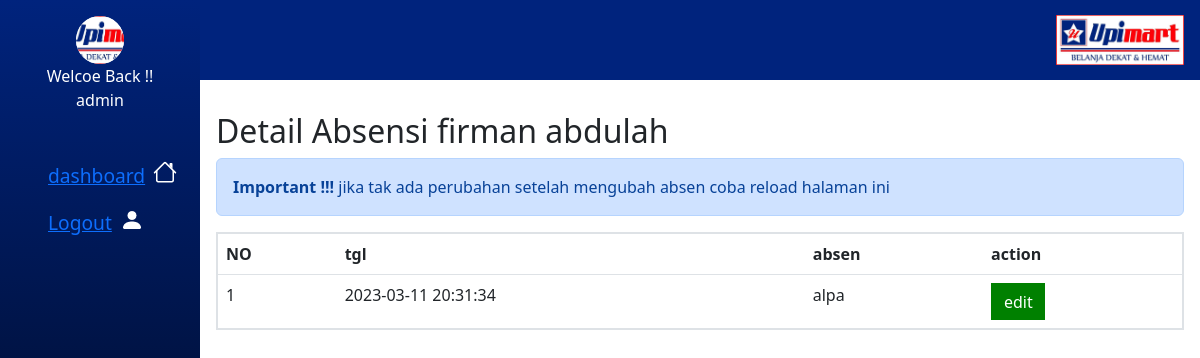
The app's page /detail_absen.php?karyawan=21&nama=firman abdulah (signed in) with its own data.
### tables this page shows
CREATE TABLE IF NOT EXISTS `karyawan` (
  `id_karyawan` int(200) NOT NULL AUTO_INCREMENT,
  `nama` varchar(200) NOT NULL,
  `hp` varchar(12) NOT NULL,
  `alamat` text DEFAULT NULL,
  `shif` varchar(20) DEFAULT NULL,
  `pic` varchar(200) DEFAULT NULL,
  PRIMARY KEY (`id_karyawan`)
);

CREATE TABLE IF NOT EXISTS `absensi` (
  `id` int(200) NOT NULL AUTO_INCREMENT,
  `id_karyawan` int(200) NOT NULL,
  `tgl` int(200) NOT NULL,
  `absen` varchar(10) DEFAULT NULL,
  `date` varchar(200) DEFAULT NULL,
  PRIMARY KEY (`id`),
  KEY `fk_absen_karyawan` (`id_karyawan`)
);

### helper/Home_user.php (called while the page is built)
<?php
function Home_user($conn, $user)
{
    $stmt = $conn->prepare("SELECT * FROM karyawan WHERE nama = ? ");
    $stmt->execute([$user]);
    $result = $stmt->get_result();
    $user = $result->fetch_assoc();
    return $user;
}

### detail_absen.php (the view, shortened to what this page needs)
<?php
require_once "./layout/header.php";
require_once "./layout/nav.php";
require_once "./helper/Home_user.php";
$conn = conn();
$user = Home_user($conn, $_SESSION['user']);
if (isset($_GET['karyawan'])) {
    $karyawan = $_GET['karyawan'];
    $nama = $_GET['nama'];
    $stmt = $conn->prepare("SELECT karyawan.nama, absensi.tgl, absensi.absen, karyawan.id_karyawan FROM karyawan  JOIN absensi ON (karyawan.id_karyawan = absensi.id_karyawan) WHERE absensi.id_karyawan = ?");
    $stmt->execute([$karyawan]);
    $result = $stmt->get_result();
}
?>
<!DOCTYPE html>
<html lang="en">
<head>
    <link rel="stylesheet" href="./css/style.css">
    <link rel="stylesheet" href="./css/bootstrap.css">
</head>
<body>
    <?php
    nav($user['nama'], $user['pic']);
    ?>
    <main class="absen-page">
        <h2>Detail Absensi <?= $nama; ?></h2>
        <div class="alert alert-primary" role="alert">
            <strong>Important !!!</strong>
            jika tak ada perubahan setelah mengubah absen coba reload halaman ini
        </div>
        <div class="table-wrapper">
            <table class="table">
                <tr>
                    <th>NO</th>
                    <th>tgl</th>
                    <th>absen</th>
                    <th>action</th>
                </tr>
                <?php
                $no = 1;
                if ($result->num_rows > 0) : ?>
                    <?php while ($row = $result->fetch_assoc()) : ?>
                        <tr>
                            <td><?= $no++; ?></td>
                            <td>
                                <?php
                                echo date("Y-m-d H:i:s", $row['tgl']);
                                ?>
                            </td>
                            <td><?= $row['absen']; ?></td>
                            <td>
                                <button type="button" class="edit" data-bs-toggle="modal" data-bs-target="#exampleModal">
                                    edit
                                </button>
                            </td>
                        </tr>
                    <?php endwhile; ?>
                <?php endif; ?>
            </table>
        </div>
    </main>
</body>
</html>

### layout/nav.php (shortened to what this page needs)
<?php
function nav($user = '', $pic = '')
{
    if ($_SESSION['login']) {
        if ($user == 'admin') {
            echo <<<nav
                <nav >
                <img src="./img/x.png" alt="close" class="close">
                <div class="avatar-wrapper">
                <img src="./user_pic/$pic" alt="admin" class="avatar">
                <span class="say">Welcoe Back !!</span>
                <span class="username">$user</span>
                </div>
                <ul>
                <li><a href="dashboard.php">dashboard</a></li>
                <li><a href="logout.php">Logout</a> </li>
                </ul>
            </nav>
            nav;
        }
        return;
    }
}

### css/style.css (style rules this page uses)
* { margin: 0; padding: 0; box-sizing: border-box; }
:root { --color--primary: #00237d; --color-secondary: #7bb0ff; --black: #0d0d0d; --grey: #2e2e2e; --font-poppins: "poppins", sans-serif; }
body { color: var(--color--primary); font-family: var(--font-poppins); width: 100%; overflow: hidden; }
a { text-decoration: none; color: inherit; }
ul { list-style-type: none; }
img { width: 100%; }
body { display: grid; grid-template-areas: "nav header" "nav main"; grid-template-columns: 0.2fr 1fr; grid-template-rows: max-content 1fr; overflow-y: auto; }
nav { grid-area: nav; display: flex; flex-direction: column; gap: 2rem; background-image: linear-gradient(to bottom, var(--color--primary), black); color: white; height: 100vh; padding: 1rem; z-index: 10000; }
nav .avatar-wrapper { display: flex; flex-direction: column; align-items: center; text-align: center; }
.avatar-wrapper img { width: 3rem; height: 3rem; object-fit: cover; background-color: white; border-radius: 50%; overflow: hidden; }
.avatar-wrapper .say { font-size: clamp(0.8rem, 2vw, 1rem); width: max-content; }
.avatar-wrapper .username { font-size: clamp(0.6rem, 2vw, 1rem); width: max-content; }
nav ul { margin-top: 1rem; display: flex; flex-direction: column; gap: 1rem; font-size: clamp(1rem, 2vw, 1.2rem); }
nav ul li { display: flex; align-items: center; gap: 0.5rem; }
nav ul li:nth-child(1)::after { content: url(./../img/house.png); }
nav ul li:nth-child(2)::after { content: url(./../img/person-fill.png); }
main { grid-area: main; padding: 2rem 1rem; }
.absen-page button { padding: 0.4rem 0.8rem; border: none; color: white; margin: auto; }
.absen-page .edit { background: green; }
table { width: 100%; text-align: left; }
table, tr, td, th { border: 2px solid var(--color--primary); border-collapse: collapse; overflow: auto; }
th, td { padding: 0.5rem 1rem; }
.table-wrapper { overflow-y: auto; margin: 0.5rem 0; }

### records on screen
karyawan: pic (picture), nama "admin"
absensi: tgl "2023-03-11 20:31:34", absen "alpa"

### other values on screen
$nama "firman abdulah"
